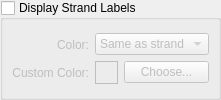
                <widget class="QGroupBox" name="dnaDisplayStrandLabelsGroupBox" >
                 <property name="title" >
                  <string>Display Strand Labels</string>
                 </property>
                 <property name="checkable" >
                  <bool>true</bool>
                 </property>
                 <property name="checked" >
                  <bool>false</bool>
                 </property>
                 <layout class="QGridLayout" >
                  <property name="margin" >
                   <number>9</number>
                  </property>
                  <property name="spacing" >
                   <number>6</number>
                  </property>
                  <item row="0" column="0" >
                   <layout class="QHBoxLayout" >
                    <property name="margin" >
                     <number>0</number>
                    </property>
                    <property name="spacing" >
                     <number>6</number>
                    </property>
                    <item>
                     <layout class="QVBoxLayout" >
                      <property name="margin" >
                       <number>0</number>
                      </property>
                      <property name="spacing" >
                       <number>6</number>
                      </property>
                      <item>
                       <widget class="QLabel" name="fill_type_lbl_2" >
                        <property name="text" >
                         <string>Color:</string>
                        </property>
                        <property name="alignment" >
                         <set>Qt::AlignRight|Qt::AlignTrailing|Qt::AlignVCenter</set>
                        </property>
                       </widget>
                      </item>
                      <item>
                       <widget class="QLabel" name="bg1_color_lbl_2" >
                        <property name="text" >
                         <string>Custom Color:</string>
                        </property>
                        <property name="alignment" >
                         <set>Qt::AlignRight|Qt::AlignTrailing|Qt::AlignVCenter</set>
                        </property>
                       </widget>
                      </item>
                     </layout>
                    </item>
                    <item>
                     <layout class="QVBoxLayout" >
                      <property name="margin" >
                       <number>0</number>
                      </property>
                      <property name="spacing" >
                       <number>6</number>
                      </property>
                      <item>
                       <widget class="QComboBox" name="dnaStrandLabelColorComboBox" >
                        <property name="toolTip" >
                         <string>Background fill type</string>
                        </property>
                        <item>
                         <property name="text" >
                          <string>Same as strand</string>
                         </property>
                        </item>
                        <item>
                         <property name="text" >
                          <string>Black</string>
                         </property>
                        </item>
                        <item>
                         <property name="text" >
                          <string>White</string>
                         </property>
                        </item>
                        <item>
                         <property name="text" >
                          <string>Custom</string>
                         </property>
                        </item>
                       </widget>
                      </item>
                      <item>
                       <layout class="QHBoxLayout" >
                        <property name="margin" >
                         <number>0</number>
                        </property>
                        <property name="spacing" >
                         <number>6</number>
                        </property>
                        <item>
                         <widget class="QFrame" name="dnaStrandLabelColorFrame" >
                          <property name="minimumSize" >
                           <size>
                            <width>23</width>
                            <height>23</height>
                           </size>
                          </property>
                          <property name="maximumSize" >
                           <size>
                            <width>23</width>
                            <height>23</height>
                           </size>
                          </property>
                          <property name="frameShape" >
                           <enum>QFrame::Box</enum>
                          </property>
                          <property name="frameShadow" >
                           <enum>QFrame::Plain</enum>
                          </property>
                         </widget>
                        </item>
                        <item>
                         <widget class="QPushButton" name="dnaChooseStrandLabelColorButton" >
                          <property name="text" >
                           <string>Choose...</string>
                          </property>
                          <property name="autoDefault" >
                           <bool>false</bool>
                          </property>
                         </widget>
                        </item>
                       </layout>
                      </item>
                     </layout>
                    </item>
                   </layout>
                  </item>
                 </layout>
                </widget>
